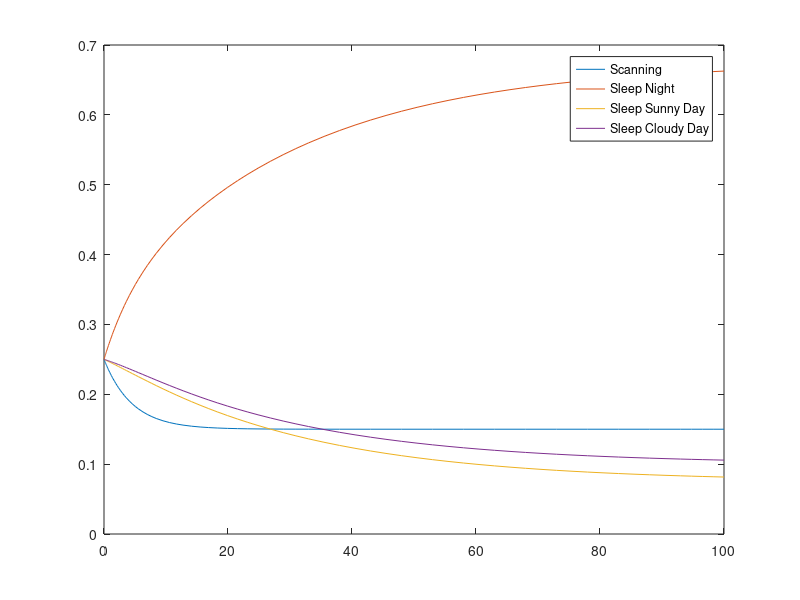

The MATLAB source for this figure:
%Jaskaran Ram - A09

clear all;

% From Scanning to Sleeping all the probability are multiplied by 12/24 
% (50% Day and 50% Night) expressed in Hours

p_Scan = 2/60;
p_SN = 12/24 * 18/60;
p_SS = 12/24 * 8/12 * 3/60;
p_SC = 12/24 * 4/12 * 8/60;

Q = [ -(p_SN + p_SS + p_SC ), p_SN , p_SS, p_SC;
      p_Scan,-p_Scan,0,0;
      p_Scan,0,-p_Scan,0;
      p_Scan,0,0,-p_Scan];

% Equal probabilty to start anywhere
p0 = [0.25, 0.25, 0.25, 0.25];

[t, Sol] = ode45(@(t,x) Q'*x, [0 100], p0');

figure;
plot(t, Sol, "-");
legend("Scanning", "Sleep Night", "Sleep Sunny Day", "Sleep Cloudy Day");

% Consumption in Watt in each state
alpha2 = [12,0.1,0.1,0.1];
AVG_consumption = Sol(end,:) * alpha2';
fprintf("AVG Consumption: %g [WATT]\n",AVG_consumption);

%Utilization
alpha3 = [1,0,0,0];
U = Sol(end,:) * alpha3';
fprintf("Utilization : %g \n", U);

fprintf("Probability of Scan : %g, SleepN: %g, SleepS: %g, SleepC: %g\n", Sol(end,:));

cM = [  0,1,1,1;
        0,0,0,0;
        0,0,0,0;
        0,0,0,0
     ];

fprintf("Throughput : %g scan/hour \n", Sol(end,:) * sum((cM .* Q)')'); 
% dovrei moltiplicare per 24 ma c'è qualcosa che non va, probabilmente non ho uniformato bene l'unità di misura dei Lambda 

fprintf("Throughput : %g scan/day \n", Sol(end,1)*24*60/2); % risultato corretto 


